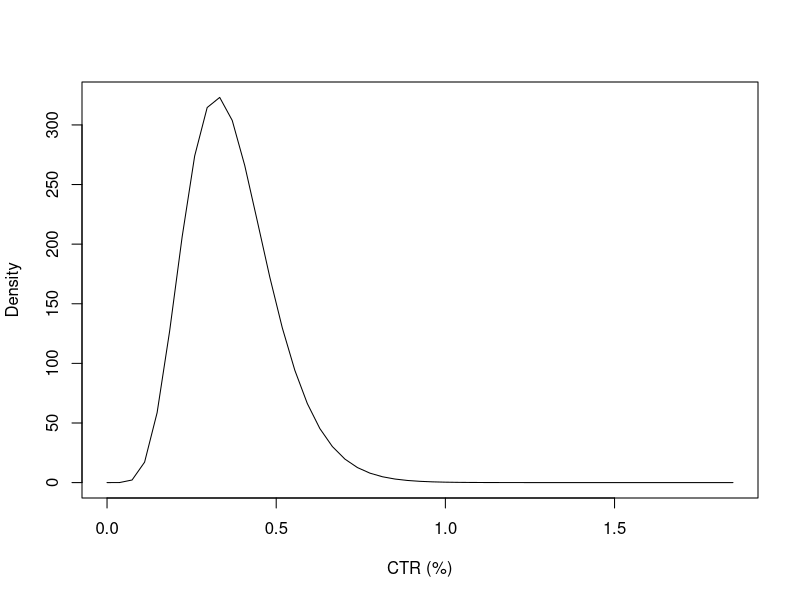
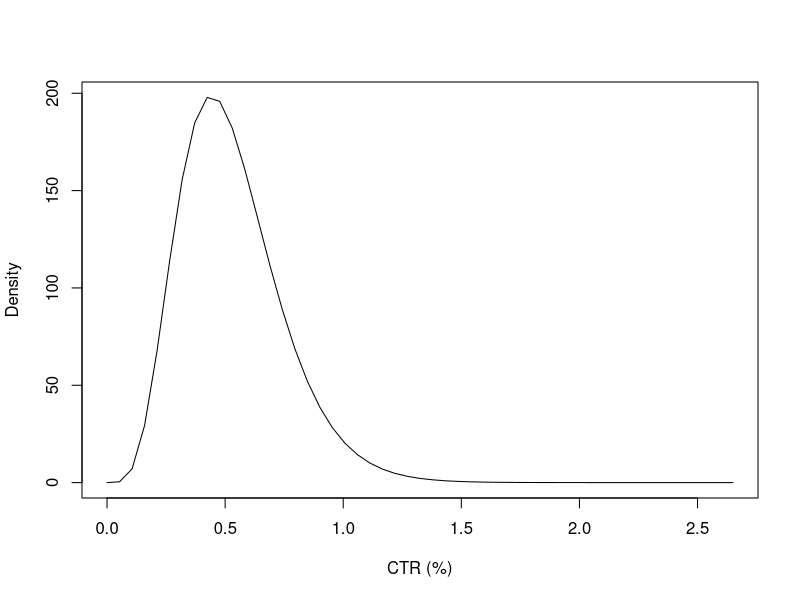

The R source for these figures, in order:
# Simulation experiments from the data we collected on CTRs of ads
# reference: http://www.marketingdistillery.com/2014/09/24/bayesian-modeling-of-click-through-rate-for-small-data/
### BAYESIAN SIMULATION
ad.stats <- function(mu, v, error=5) {
  # return beta distribution for an ad
  # mu is the mean CTR for the ad
  # v is the sample size of the ad
  # 'error' is the (percentage) chance of error used to estimate the confidence intervals
  alpha <- mu*v  # also, no of clicks
  beta <- (1-mu)*v
  
  # print variance in CTR
  # cat('variance in CTR = ', variance_in_ctr <- mu*(1-mu)/v)
  
  # print the upper and lower bound of CTR
  # http://www.marketingdistillery.com/2015/02/08/how-to-calculate-confidence-intervals-for-conversion-rate/
  ctr.lower <- 0  # if CTR == 0%
  if (mu != 0) {
    ctr.lower <- qbeta(0.01*error, alpha, v-alpha+1)   # beta inverse cumulative distribution, see https://stackoverflow.com/questions/10151888/what-is-the-equivalent-r-function-to-gamma-invprobability-alpha-beta-excel-fun
  }
  ctr.upper <- 1  # if CTR == 100%
  if (alpha != v) {
    ctr.upper <- qbeta(1-0.01*error/2, alpha+1, v-alpha)
  }
  cat('CTR lies between', 100*ctr.lower, '% and', 100*ctr.upper, '%\n')
  
  # plot it - only the section that 'makes sense'
  # using min(5 times the CTR or 1) - i.e. if the CTR is high enough, just plot in range [0,1]
  s <- seq(0, min(5*mu,1), min(0.1*mu, 0.01))
  plot(100*s, dbeta(s, alpha, beta), type="l", ylab="Density", xlab = "CTR (%)")
}

# plot the CTR distribution of an ad
ad.stats(0.0037, 2182)
ad.stats(0.0053, 1130)
